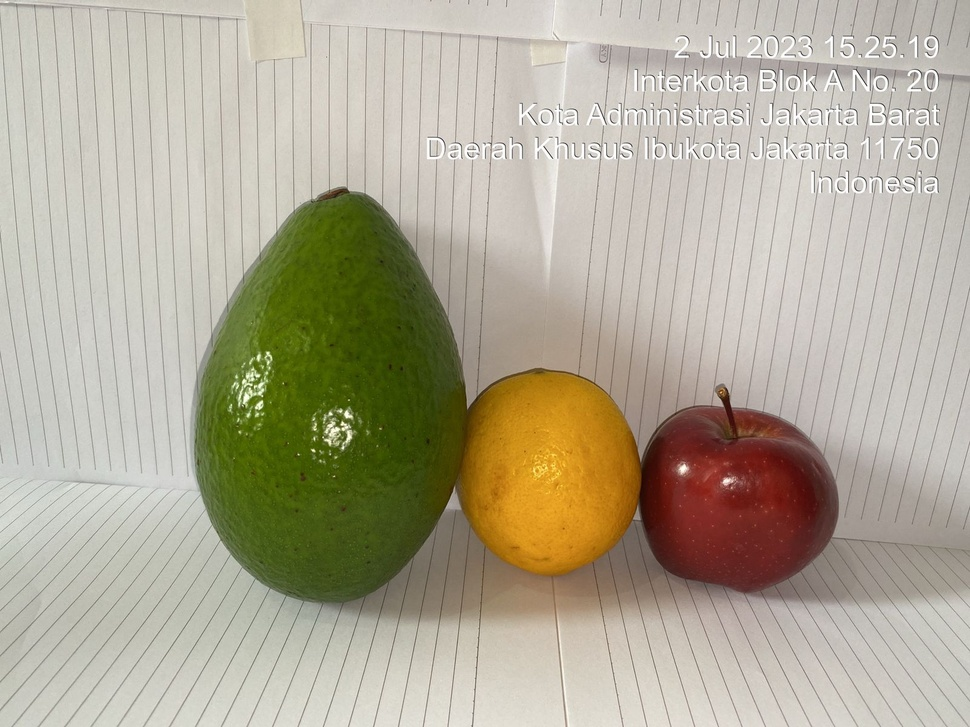
#> input picture PA-PC_202131051_FakhrihanLuthfi_B/buah.jpeg, 970 x 727 px, shrunk from 1600 x 1200 before the run
$ jupyter execute UAS.ipynb
#> lines starting #> are read from the running program, lines starting #| are printed output that depends on the picture; after the words box and inside, x2 and y2 are one past the last pixel; in counts of white or black regions, pixels touching at a corner belong together
[cell 1]
import cv2 as cv
import numpy as np
from matplotlib import pyplot as plt

[cell 2]
img = cv.imread('./buah.jpeg')
#> img is the input picture: shape (727, 970, 3); mean B, G, R 150.7, 170.4, 177.1

[cell 3]
hsv_layer = cv.cvtColor(img, cv.COLOR_BGR2HSV)
#> hsv_layer: shape (727, 970, 3); mean H, S, V 22.8, 55.1, 179.3

[cell 4]
lower_red = np.array([0, 60, 50])
upper_red = np.array([10, 255, 255])
red_mask = cv.inRange(hsv_layer, lower_red, upper_red)
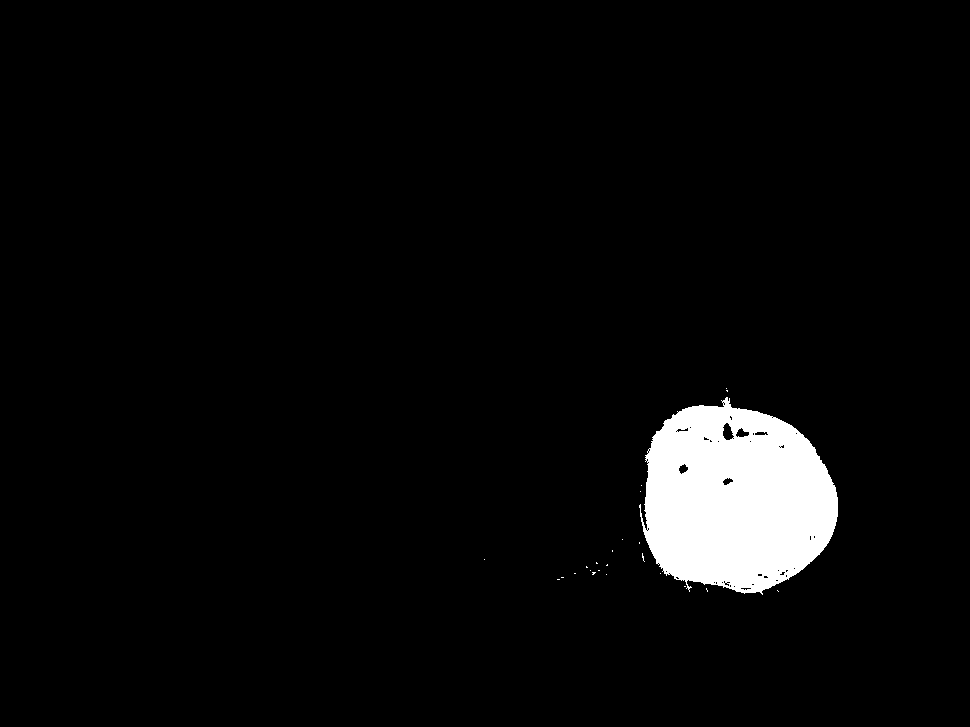
#> red_mask: shape (727, 970); 4.1% white; 24 white regions (23 under 20 px), largest, box (x1, y1, x2, y2) and area: (639, 397, 838, 595) 28774

[cell 5]
non_red_mask = cv.bitwise_not(red_mask)
red_obj = img.copy()
red_obj[non_red_mask != 0] = [0, 0, 0]
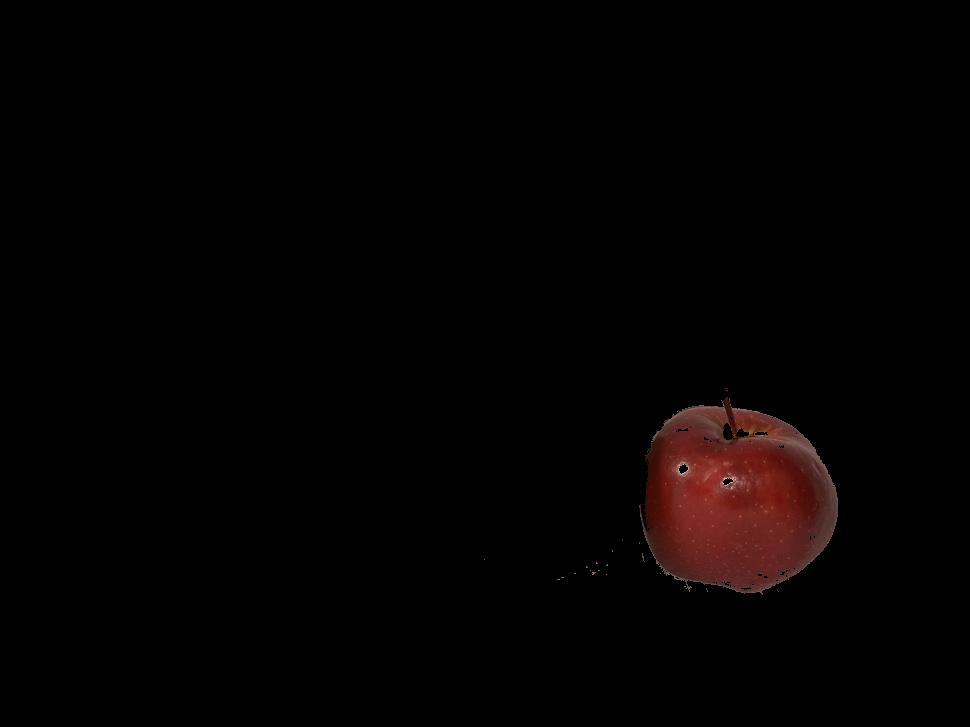
#> red_obj: shape (727, 970, 3); mean B, G, R 1.4, 1.7, 4.2

[cell 6]
red_obj = cv.cvtColor(red_obj, cv.COLOR_BGR2RGB)
plt.imshow(red_obj)

[cell 7]
upper_yellow = np.array([24, 255, 255])
lower_yellow = np.array([10, 120, 80])
yellow_mask = cv.inRange(hsv_layer, lower_yellow, upper_yellow)
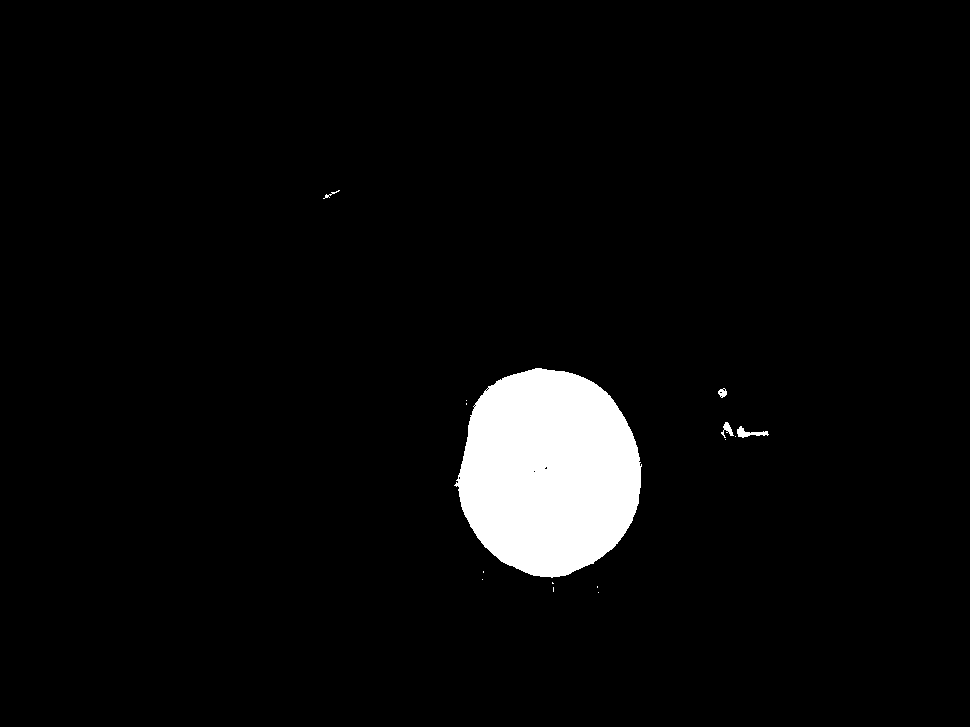
#> yellow_mask: shape (727, 970); 4.3% white; 15 white regions (10 under 20 px), largest, box (x1, y1, x2, y2) and area: (454, 368, 642, 578) 29936, (737, 426, 769, 438) 159, (721, 422, 734, 438) 90, (718, 388, 727, 398) 57, (323, 190, 340, 199) 33
non_yellow_mask = cv.bitwise_not(yellow_mask)

[cell 8]
ylw_obj = img.copy()
ylw_obj[non_yellow_mask != 0] = [0, 0, 0]
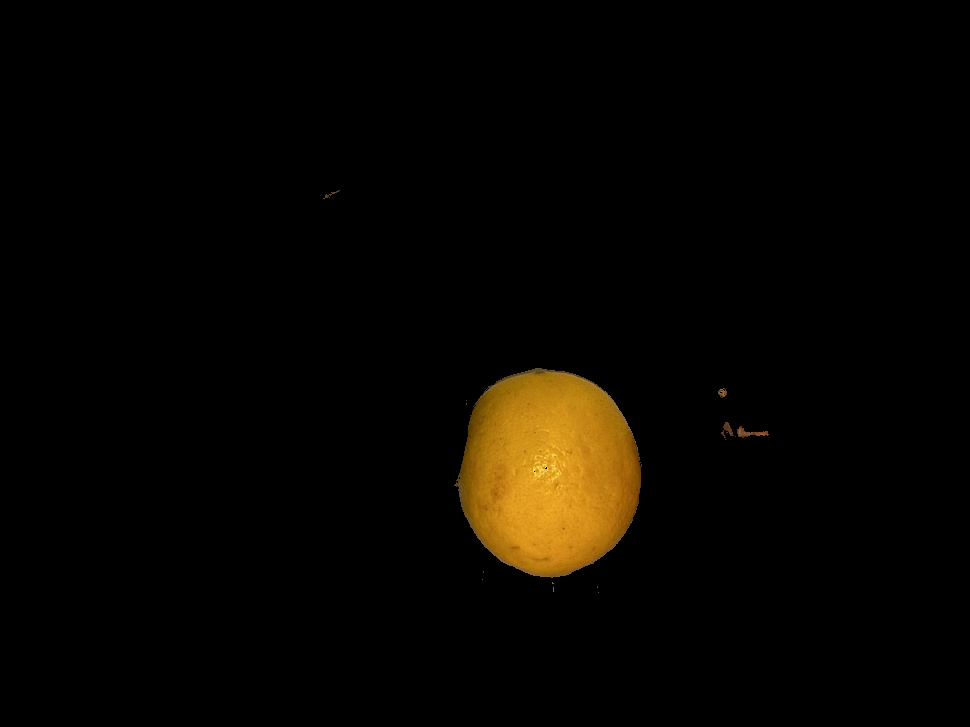
#> ylw_obj: shape (727, 970, 3); mean B, G, R 0.9, 5.4, 7.9

[cell 9]
ylw_obj = cv.cvtColor(ylw_obj, cv.COLOR_BGR2RGB)

[cell 10]
plt.imshow(ylw_obj, cmap='gray')

[cell 11]
green_mask = cv.inRange(hsv_layer, (30, 50, 50), (80, 255, 255))
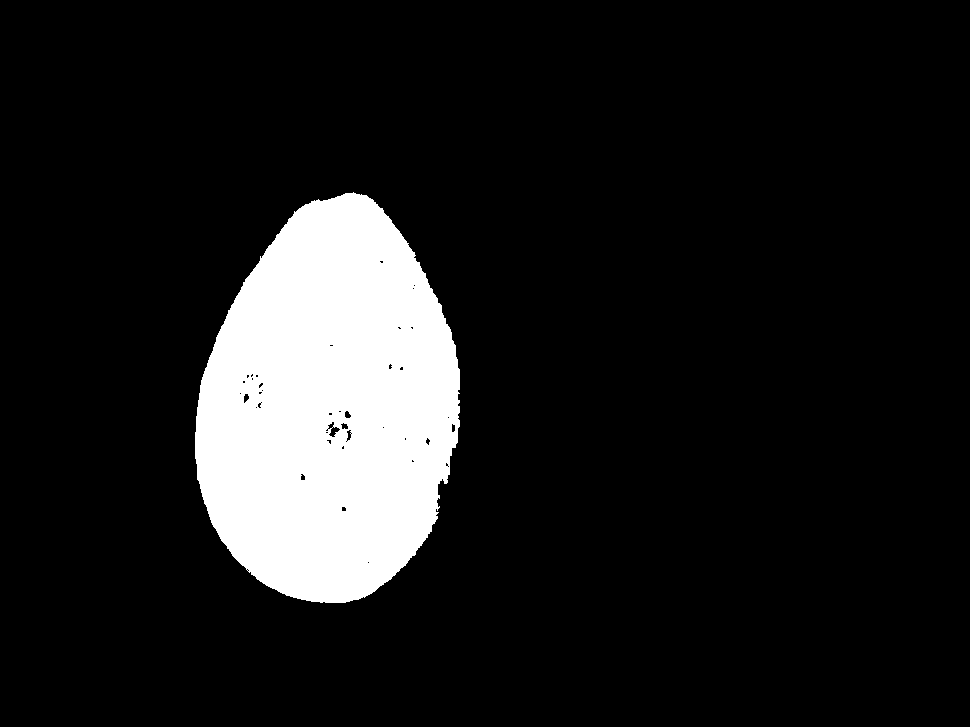
#> green_mask: shape (727, 970); 11.5% white; 1 white region, box (x1, y1, x2, y2) and area: (195, 192, 460, 603) 81301
green_objects = cv.bitwise_and(img, img, mask=green_mask)
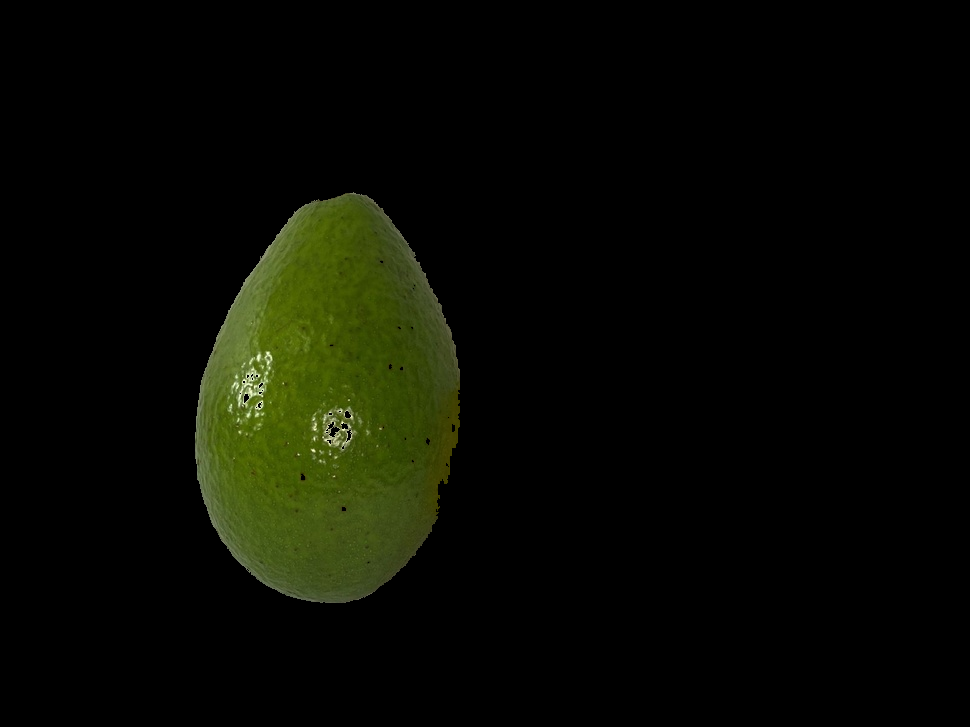
#> green_objects: shape (727, 970, 3); mean B, G, R 2.5, 10.4, 8.4
green_objects = cv.cvtColor(green_objects, cv.COLOR_BGR2RGB)

[cell 12]
plt.imshow(green_objects)

[cell 13]
img = cv.cvtColor(img, cv.COLOR_BGR2RGB)
fig, axs = plt.subplots(1, 4, figsize=(15, 5))
axs = axs.ravel()

axs[0].set_title('gambar asli')
axs[0].imshow(img)

axs[1].set_title('deteksi merah')
axs[1].imshow(red_obj)

axs[2].set_title('deteksi kuning')
axs[2].imshow(ylw_obj)

axs[3].set_title('deteksi hijau')
axs[3].imshow(green_objects)
